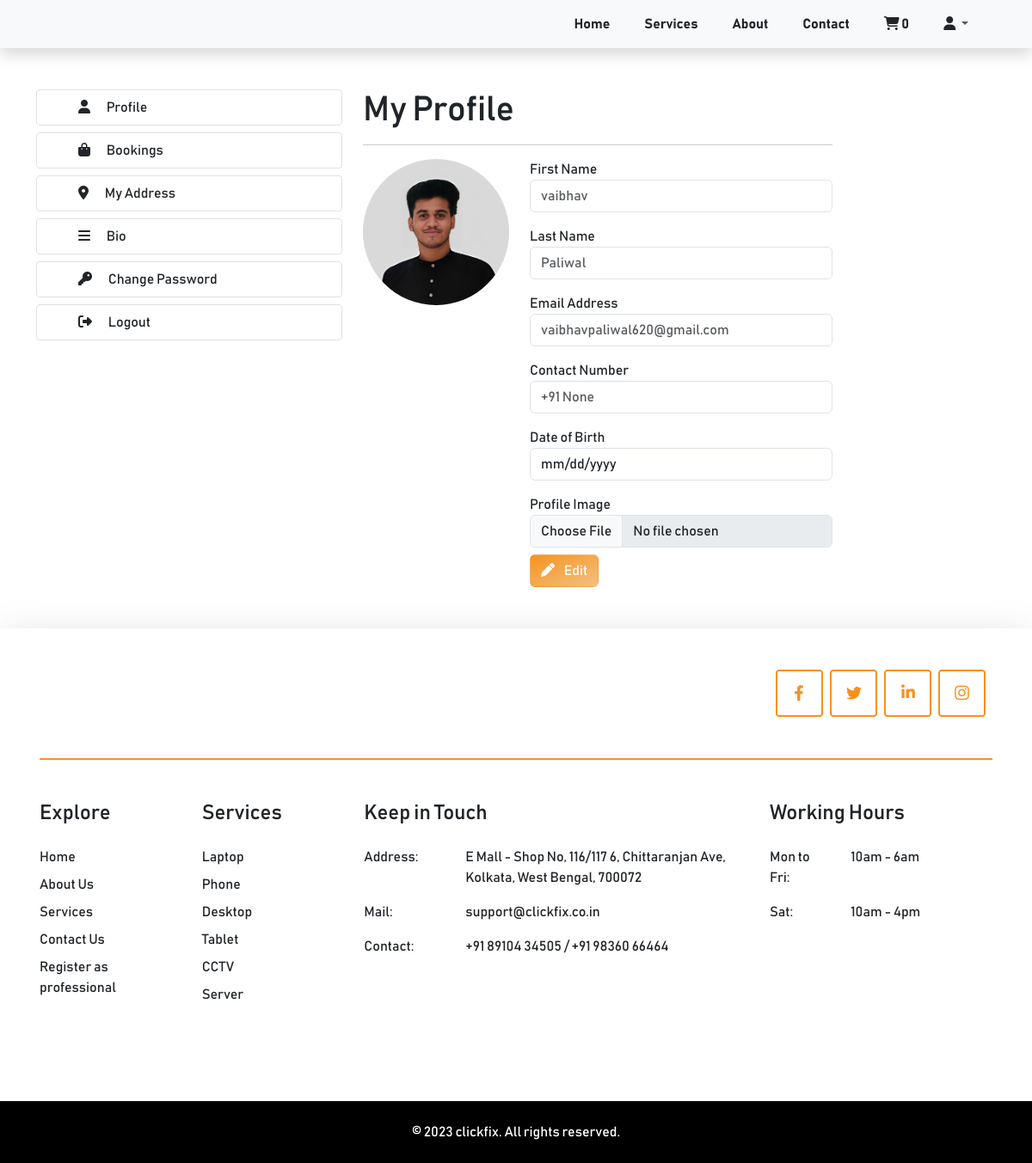
The app's page /accounts/profile/ (signed in) with its own data.
### accounts/models.py (models this page shows, shortened)
class Profile(AbstractUser):
    email = models.EmailField(unique=True)
    phone = models.CharField(max_length=10, null=True, blank=True, help_text="It should be a 10 digit number only")
    dob = models.DateField(null=True, blank=True)
    bio = models.CharField(max_length=255, blank=True, null=True)
    billing_address = models.CharField(max_length=255, blank=True, null=True)
    image = models.ImageField(upload_to='profile_images', null=True, blank=True)
    USERNAME_FIELD = 'email'
    REQUIRED_FIELDS = ['username',]

### accounts/views.py (the view, shortened to what this page needs)
# urls.py: path('profile/', views.profile, name='profile'),
def profile(request):
    if request.user.is_authenticated:
        data = {}
        profile = Profile.objects.get(email=request.user.email)
        data['profile'] = profile
        data['cart'] = get_cart(request)
        return render(request, 'profile.html', data)
    return HttpResponseBadRequest()

### accounts/views.py (called while the page is built)
def get_cart(request):
    try:
        if request.user.is_authenticated:
            cart = Cart.objects.get(user=request.user)
        else:
            cart = Cart.objects.get(session_id=request.session['nonuser'])
    except:
        cart = {'num_of_items': 0}
    return cart

### templates/profile.html (shortened to what this page needs)
{% extends 'base.html' %}
{% load static %}
{% block content %}
    {% include 'includes/navbar.html' %}
    <div class="container my-5">
        <div class="row">
            <div class="col-md-4 col-12 mb-4">
                <div class="border px-5 py-2 mb-2 rounded-1 profile_menu" onclick="openProfile()"><div class="text-decoration-none text-dark"><i class="fa-solid fa-user me-3"></i> Profile</div></div>
                <a href="{% url 'clickfix:bookings' %}"  class="text-decoration-none text-dark">
                    <div class="border px-5 py-2 mb-2 rounded-1 profile_menu"><i class="fa-solid fa-bag-shopping me-3"></i> Bookings</div>
                </a>
                <div class="border px-5 py-2 mb-2 rounded-1 profile_menu" onclick="openAddress()"><div class="text-decoration-none text-dark"><i class="fa-solid fa-location-dot me-3"></i> My Address</div></div>
                <div class="border px-5 py-2 mb-2 rounded-1 profile_menu"  onclick="openBio()"><div class="text-decoration-none text-dark"><i class="fa-solid fa-bars me-3"></i> Bio</div></div>
                <div class="border px-5 py-2 mb-2 rounded-1 profile_menu" onclick="openPassword()"><div class="text-decoration-none text-dark"><i class="fa-solid fa-key me-3"></i> Change Password</div></div>
                <a href="{% url 'accounts:logout' %}"  class="text-decoration-none text-dark">
                    <div class="border px-5 py-2 mb-2 rounded-1 profile_menu"><i class="fa-solid fa-right-from-bracket me-3"></i> Logout</div>
                </a>
            </div>
            <div class="col-md-6 col-12">
                <h1>My Profile</h1>
                <hr>
                <div class="d-flex">
                    {% if profile.image %}
                    <img class="img-fluid profile_img d-none d-md-block" src="{{ profile.image.url }}" alt="">
                    {% endif %}
                    <div class="ms-4 w-100">
                        <form action="{% url 'accounts:profile' %}" method="post" enctype="multipart/form-data">
                            <div class="" id="my_profile">
                                <label for="full_name">First Name</label>
                                <input readonly class="form-control mb-3 input_field" name="first_name" id="first_name" type="text" placeholder="{{ profile.first_name }}">
                                <label for="full_name">Last Name</label>
                                <input readonly class="form-control mb-3 input_field" name="last_name" id="last_name" type="text" placeholder="{{ profile.last_name }}">
                                <label for="email">Email Address</label>
                                <input readonly class="form-control mb-3 input_field" name="email" id="email" type="email" placeholder="{{ profile.email }}">
                                <label for="phone">Contact Number</label>
                                <input readonly class="form-control mb-3 input_field" name="phone" id="phone" type="tel" placeholder="+91 {{ profile.phone }}">
                                <label for="dob">Date of Birth</label>
                                <input readonly class="form-control mb-3 input_field" name="dob" id="dob" type="date" value="{{ profile.dob|default:'' }}">
                                <label for="profile_image">Profile Image</label>
                                <input disabled class="form-control" type="file" name="profile_image" id="profile_image" accept="image/*">
                            </div>
                            <div class="btn mt-2 btn_color" onclick="enableEditing()" id="edit_btn"><i class="fa-solid fa-pen me-2"></i> Edit</div>
                        </form>
                    </div>
                </div>
            </div>
        </div>
    </div>
        {% include 'includes/footer.html' %}
    {% endblock %}

### assets/css/custom.css (style rules this page uses)
.btn_color { background-image: linear-gradient(to right bottom, #F6931E, #f3c082); color: white; }
.profile_img { width: 170px; height: 170px; border-radius: 50%; object-fit: cover; object-position: center; }
.profile_menu { cursor: pointer; }

### templates/base.html (style rules this page uses)
body { box-sizing: border-box; font-family: 'bahnschrift'; }
h1, h2, h3, h4, h5, h6, p, a { font-family: 'bahnschrift'; }

### records on screen
Profile: image (picture), first_name "vaibhav", last_name "Paliwal", email "vaibhavpaliwal620@gmail.com", phone "+91 None"

### other values on screen
{{ cart.num_of_items }} "0"
